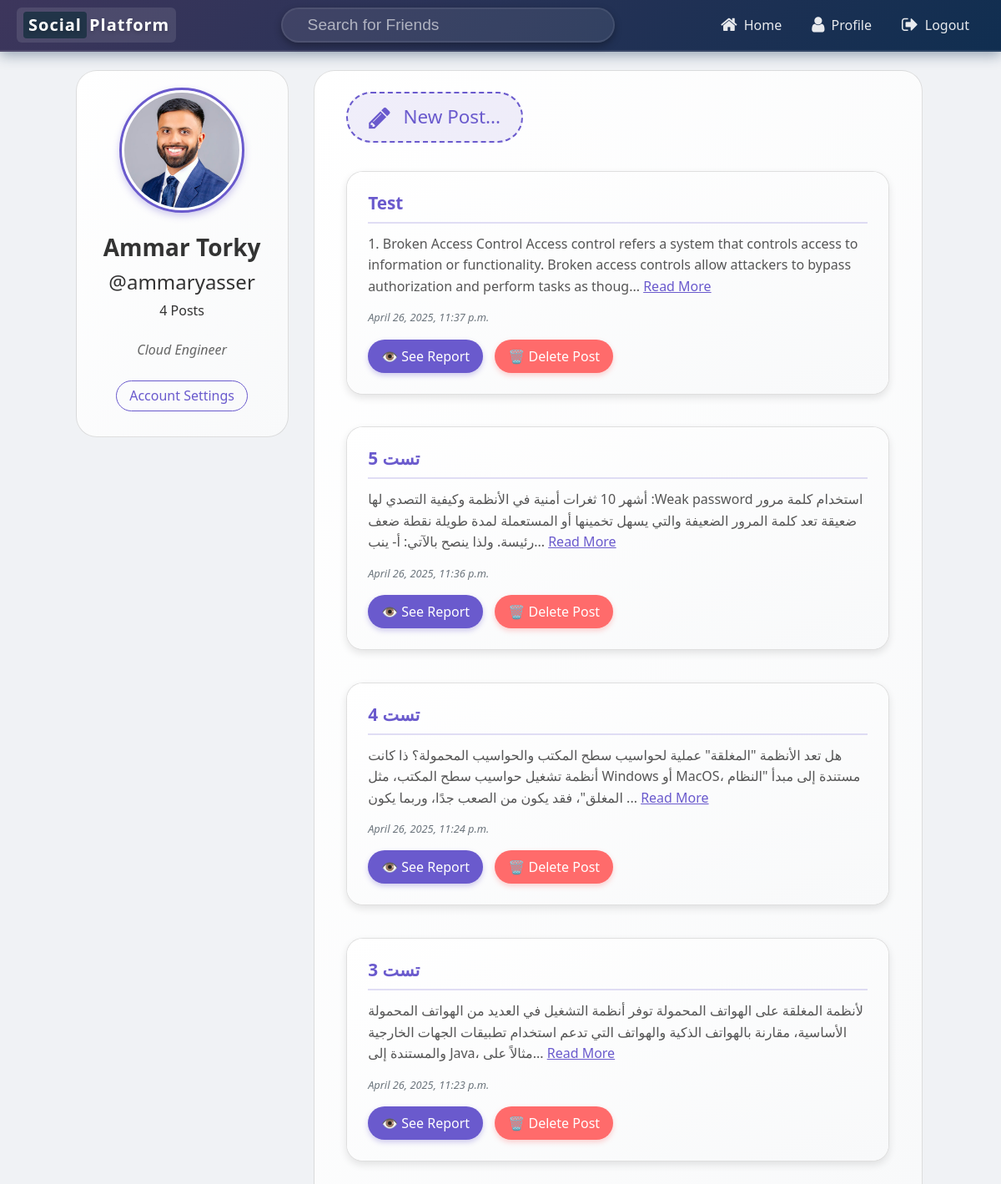
Screenshot of /profile/ (signed in) with the database file from the repository.
### core/models.py (models this page shows, shortened)
class User(AbstractUser):
    profile_pic = models.ImageField(default='profile_pics/default.jpg',upload_to='profile_pics')
    bio = models.TextField(null = True ,max_length=500,blank=True,default='')
    def get_num_posts(self):
        return Post.objects.filter(user=self).count()

class Post(models.Model):
    user = models.ForeignKey(User, on_delete=models.CASCADE)
    caption = models.TextField(max_length=800 , null=False)
    date = models.DateTimeField(auto_now_add=True)
    target_url = models.URLField(default="https://example.com")
    description = models.TextField(blank=True, null=True)

### core/views.py (the view)
# urls.py: path('profile/', Profile.as_view(), name='profile_page'),
@method_decorator(login_required(login_url='login_page'), name='dispatch')
class Profile(ListView):
    model = Post
    template_name = 'profile.html'
    paginate_by = 5
    def get_queryset(self):
        return Post.objects.filter(user = self.request.user).order_by('-date')

### Templates/profile.html (shortened to what this page needs)
{%  extends 'base.html' %}
{% load crispy_forms_tags %}
{% load static %}
{% block extra_css %}
<link rel="stylesheet" href="{% static 'css/profile.css' %}">
{% endblock %}
{% block navbar %}
{%  include 'navbar.html' %}
{% endblock navbar %}
{% block content %}
<div class="row" style="margin-top:2%;">
    <div class="col-md-3" style="margin-left:4%; text-align: center;">
        <div class="card card-body" style="border-radius:25px;">
            <img class="img-fluid img-thumbnail"  src="{{request.user.profile_pic.url}}" >
            <h3 >{{request.user.first_name}} {{request.user.last_name}}</h3>
            <a href="#"><h4 >@{{request.user.username}}</h4></a>
            <h6>{{request.user.get_num_posts}} Posts</h6>
            <p>{{request.user.bio}}</p>
            <a href="{% url 'accountsettings' %}"> <h6>Account Settings</h6> </a>
        </div>
    </div>
    <div class="col-md-8" >
        <div class="card card-body"style="border-radius:25px; min-height:100%;">
            <a href="{% url 'newpost' %}" style="margin-left: 2%;"> <h1> <i class="fa fa-pencil fa-lg"></i> New Post...</h1> </a>
            {% for post in object_list %}
            <div class="card" style="margin: 2%; border-radius: 20px; box-shadow: 0 4px 10px rgba(0,0,0,0.1);">
                <div class="card-body">
                    <h4 class="card-title">{{ post.caption }}</h4>
                    {% if post.description %}
                        <p id="desc-{{ post.id }}" class="card-text" style="margin-top:10px;">
                            {% if post.description|length > 200 %}
                                {{ post.description|slice:":200" }}...
                                <a href="javascript:void(0);" onclick="toggleReadMore('{{ post.id }}')" id="btn-{{ post.id }}" style="color: #6a5acd; text-decoration: underline;">Read More</a>
                            {% else %}
                                {{ post.description }}
                            {% endif %}
                        </p>
                    {% endif %}
                    <p class="text-muted">{{ post.date}}</p>
                    <div style="margin-top:15px;">
                        <a href="{% url 'post_detail' post.id %}" class="btn btn-primary" style="margin-right: 10px;">👁️ See Report</a>
                        <form method="POST" action="{% url 'delete_post' post.id %}" style="display:inline;">
                            <button type="submit" class="btn btn-danger" ">
                                🗑️ Delete Post
                            </button>
                        </form>
                    </div>
                </div>
            </div>
            {% endfor %}
        </div>
        <br>
    </div>
</div>
{% endblock content %}

### static/css/profile.css (style rules this page uses)
body { background-color: #f0f2f5; font-family: 'Segoe UI', Tahoma, Geneva, Verdana, sans-serif; }
.card { transition: transform 0.3s ease, box-shadow 0.3s ease; overflow: hidden; }
.img-thumbnail { border-radius: 50%; width: 150px; height: 150px; object-fit: cover; margin: 0 auto 15px; border: 3px solid #6a5acd; padding: 3px; box-shadow: 0 4px 8px rgba(106, 90, 205, 0.3); }
h3, h4, h6 { margin-bottom: 10px; color: #333; }
h3 { font-weight: 700; margin-top: 10px; }
.col-md-3 .card { padding: 20px; background: linear-gradient(to bottom right, #ffffff, #f8f9fa); position: sticky; top: 20px; }
.col-md-3 p { color: #666; margin: 15px 0; font-style: italic; line-height: 1.5; }
.col-md-3 a h6 { color: #6a5acd; text-decoration: none; padding: 8px 15px; border-radius: 20px; border: 1px solid #6a5acd; display: inline-block; transition: all 0.3s ease; margin-top: 10px; }
.col-md-8 .card-body { padding: 25px; background: linear-gradient(to bottom right, #ffffff, #f8f9fa); }
.col-md-8 a h1 { color: #6a5acd; display: inline-block; padding: 15px 25px; border-radius: 30px; font-size: 1.4rem; margin-bottom: 20px; border: 2px dashed #6a5acd; background-color: rgba(106, 90, 205, 0.1); transition: all 0.3s ease; }
.col-md-8 a h1 i { margin-right: 10px; color: #6a5acd; }
.col-md-8 .card { margin-bottom: 25px !important; background-color: white; }
.card-title { color: #6a5acd; font-weight: 600; font-size: 1.3rem; padding-bottom: 10px; border-bottom: 2px solid rgba(106, 90, 205, 0.2); }
.card-text { color: #555; line-height: 1.6; margin: 15px 0; }
.text-muted { font-size: 0.8rem; font-style: italic; }
.btn-primary { background-color: #6a5acd; border: none; border-radius: 20px; padding: 8px 16px; box-shadow: 0 3px 6px rgba(106, 90, 205, 0.3); transition: all 0.3s ease; }
.btn-danger { background-color: #ff6b6b; border: none; border-radius: 20px; padding: 8px 16px; box-shadow: 0 3px 6px rgba(255, 107, 107, 0.3); transition: all 0.3s ease; }
a[onclick*="toggleReadMore"] { cursor: pointer; font-weight: 500; transition: all 0.3s ease; }
.card { animation: fadeIn 0.5s ease-out forwards; }

### rows the page displays
User: user.profile_pic (picture), user.first_name "Ammar", user.last_name "Torky", user.username "ammaryasser", user.get_num_posts "4", user.bio "Cloud Engineer"
Post: caption "Test", description "1. Broken Access Control Access control refers a system that controls access to information or functionality. Broken access controls allow attackers to bypass authorization and perform tasks as thoug", date "April 26, 2025, 11:37 p.m."
Post: caption "تست 5", description "أشهر 10 ثغرات أمنية في الأنظمة وكيفية التصدي لها :Weak password استخدام كلمة مرور ضعيقة تعد كلمة المرور الضعيفة والتي يسهل تخمينها أو المستعملة لمدة طويلة نقطة ضعف رئيسة. ولذا ينصح بالآتي: أ- ينب", date "April 26, 2025, 11:36 p.m."
Post: caption "تست 4", description "هل تعد الأنظمة \"المغلقة\" عملية لحواسيب سطح المكتب والحواسيب المحمولة؟ ذا كانت أنظمة تشغيل حواسيب سطح المكتب، مثل Windows أو MacOS، مستندة إلى مبدأ \"النظام المغلق\"، فقد يكون من الصعب جدًا، وربما يكون", date "April 26, 2025, 11:24 p.m."
Post: caption "تست 3", description "لأنظمة المغلقة على الهواتف المحمولة توفر أنظمة التشغيل في العديد من الهواتف المحمولة الأساسية، مقارنة بالهواتف الذكية والهواتف التي تدعم استخدام تطبيقات الجهات الخارجية والمستندة إلى Java، مثالاً على", date "April 26, 2025, 11:23 p.m."
